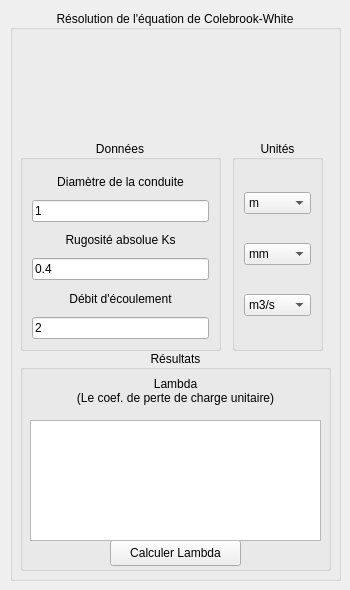
    <widget class="QWidget" name="tab_calcul_lambda">
     <attribute name="title">
      <string>Calcul de Lambda</string>
     </attribute>
     <widget class="QGroupBox" name="groupBox_5">
      <property name="geometry">
       <rect>
        <x>10</x>
        <y>10</y>
        <width>331</width>
        <height>571</height>
       </rect>
      </property>
      <property name="title">
       <string>Résolution de l'équation de Colebrook-White</string>
      </property>
      <property name="alignment">
       <set>Qt::AlignCenter</set>
      </property>
      <widget class="QGroupBox" name="groupBox_6">
       <property name="geometry">
        <rect>
         <x>222</x>
         <y>130</y>
         <width>91</width>
         <height>211</height>
        </rect>
       </property>
       <property name="title">
        <string>Unités</string>
       </property>
       <property name="alignment">
        <set>Qt::AlignCenter</set>
       </property>
       <layout class="QVBoxLayout" name="verticalLayout_12">
        <item>
         <widget class="QComboBox" name="comboBox_unite_diametre">
          <item>
           <property name="text">
            <string>m</string>
           </property>
          </item>
          <item>
           <property name="text">
            <string>mm</string>
           </property>
          </item>
         </widget>
        </item>
        <item>
         <widget class="QComboBox" name="comboBox_unite_rugosite">
          <property name="sizeAdjustPolicy">
           <enum>QComboBox::AdjustToContentsOnFirstShow</enum>
          </property>
          <item>
           <property name="text">
            <string>mm</string>
           </property>
          </item>
          <item>
           <property name="text">
            <string>m</string>
           </property>
          </item>
         </widget>
        </item>
        <item>
         <widget class="QComboBox" name="comboBox_unite_debit">
          <property name="sizeAdjustPolicy">
           <enum>QComboBox::AdjustToContentsOnFirstShow</enum>
          </property>
          <item>
           <property name="text">
            <string>m3/s</string>
           </property>
          </item>
          <item>
           <property name="text">
            <string>l/s</string>
           </property>
          </item>
          <item>
           <property name="text">
            <string>l/h</string>
           </property>
          </item>
         </widget>
        </item>
       </layout>
      </widget>
      <widget class="QGroupBox" name="groupBox_7">
       <property name="geometry">
        <rect>
         <x>10</x>
         <y>340</y>
         <width>311</width>
         <height>221</height>
        </rect>
       </property>
       <property name="title">
        <string>Résultats</string>
       </property>
       <property name="alignment">
        <set>Qt::AlignCenter</set>
       </property>
       <widget class="QPushButton" name="pushButton_Calculer_ColebrookWhite">
        <property name="geometry">
         <rect>
          <x>90</x>
          <y>190</y>
          <width>131</width>
          <height>26</height>
         </rect>
        </property>
        <property name="cursor">
         <cursorShape>PointingHandCursor</cursorShape>
        </property>
        <property name="mouseTracking">
         <bool>true</bool>
        </property>
        <property name="toolTip">
         <string>Cliquer pour calculer Lambda</string>
        </property>
        <property name="whatsThis">
         <string>Calcul de Lambda</string>
        </property>
        <property name="layoutDirection">
         <enum>Qt::RightToLeft</enum>
        </property>
        <property name="locale">
         <locale language="Arabic" country="Algeria"/>
        </property>
        <property name="text">
         <string>Calculer Lambda</string>
        </property>
       </widget>
       <widget class="QTextBrowser" name="lambda_textBrowser">
        <property name="geometry">
         <rect>
          <x>10</x>
          <y>70</y>
          <width>291</width>
          <height>121</height>
         </rect>
        </property>
       </widget>
       <widget class="QLabel" name="label_5">
        <property name="geometry">
         <rect>
          <x>10</x>
          <y>20</y>
          <width>291</width>
          <height>41</height>
         </rect>
        </property>
        <property name="text">
         <string>Lambda
(Le coef. de perte de charge unitaire)</string>
        </property>
        <property name="alignment">
         <set>Qt::AlignCenter</set>
        </property>
       </widget>
      </widget>
      <widget class="QGroupBox" name="groupBox_8">
       <property name="geometry">
        <rect>
         <x>10</x>
         <y>130</y>
         <width>201</width>
         <height>211</height>
        </rect>
       </property>
       <property name="title">
        <string>Données</string>
       </property>
       <property name="alignment">
        <set>Qt::AlignCenter</set>
       </property>
       <layout class="QVBoxLayout" name="verticalLayout_11">
        <item>
         <layout class="QVBoxLayout" name="verticalLayout_2">
          <item>
           <widget class="QLabel" name="label_6">
            <property name="text">
             <string>Diamètre de la conduite</string>
            </property>
            <property name="alignment">
             <set>Qt::AlignCenter</set>
            </property>
           </widget>
          </item>
          <item>
           <widget class="QLineEdit" name="lineEdit_Diametre">
            <property name="text">
             <string>1</string>
            </property>
           </widget>
          </item>
          <item>
           <widget class="QLabel" name="label_7">
            <property name="text">
             <string>Rugosité absolue Ks</string>
            </property>
            <property name="alignment">
             <set>Qt::AlignCenter</set>
            </property>
           </widget>
          </item>
          <item>
           <widget class="QLineEdit" name="lineEdit_Ruguosite">
            <property name="text">
             <string>0.4</string>
            </property>
           </widget>
          </item>
          <item>
           <widget class="QLabel" name="label_8">
            <property name="text">
             <string>Débit d'écoulement</string>
            </property>
            <property name="alignment">
             <set>Qt::AlignCenter</set>
            </property>
           </widget>
          </item>
          <item>
           <widget class="QLineEdit" name="lineEdit_Debit">
            <property name="text">
             <string>2</string>
            </property>
           </widget>
          </item>
         </layout>
        </item>
       </layout>
      </widget>
      <widget class="QLabel" name="label_image_eqt_2">
       <property name="geometry">
        <rect>
         <x>30</x>
         <y>30</y>
         <width>271</width>
         <height>81</height>
        </rect>
       </property>
       <property name="mouseTracking">
        <bool>true</bool>
       </property>
       <property name="toolTip">
        <string>L'équation de Colebrook-White (1939)</string>
       </property>
       <property name="whatsThis">
        <string>L'équation de Colebrook-White (1939)</string>
       </property>
       <property name="locale">
        <locale language="Arabic" country="Algeria"/>
       </property>
       <property name="text">
        <string/>
       </property>
       <property name="textFormat">
        <enum>Qt::PlainText</enum>
       </property>
       <property name="pixmap">
        <pixmap resource="qtresource.qrc">:/icons/Eqt_Cool.bmp</pixmap>
       </property>
       <property name="scaledContents">
        <bool>true</bool>
       </property>
       <property name="alignment">
        <set>Qt::AlignCenter</set>
       </property>
      </widget>
     </widget>
    </widget>
